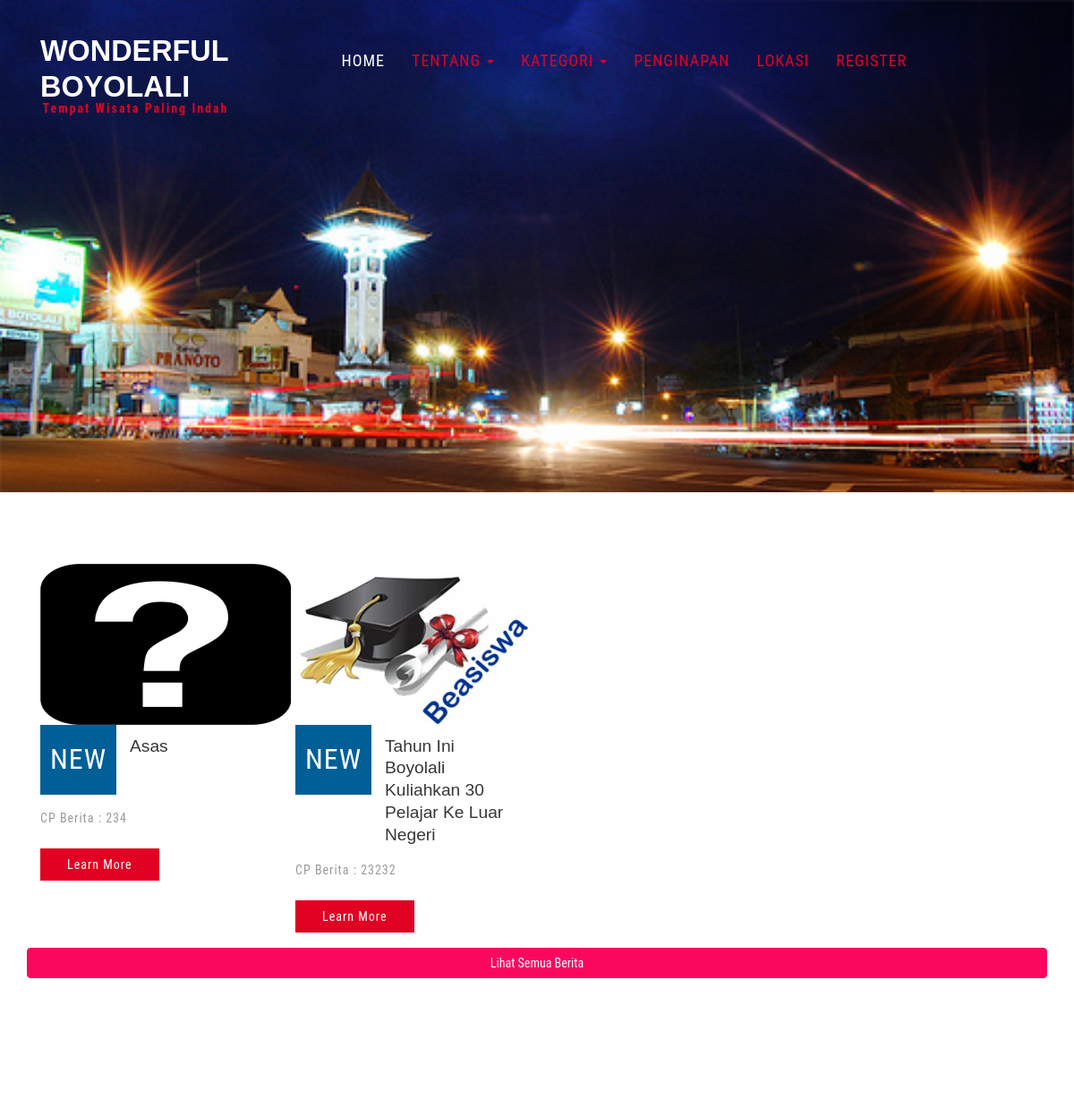
Before: / (upper part) with the older database file.
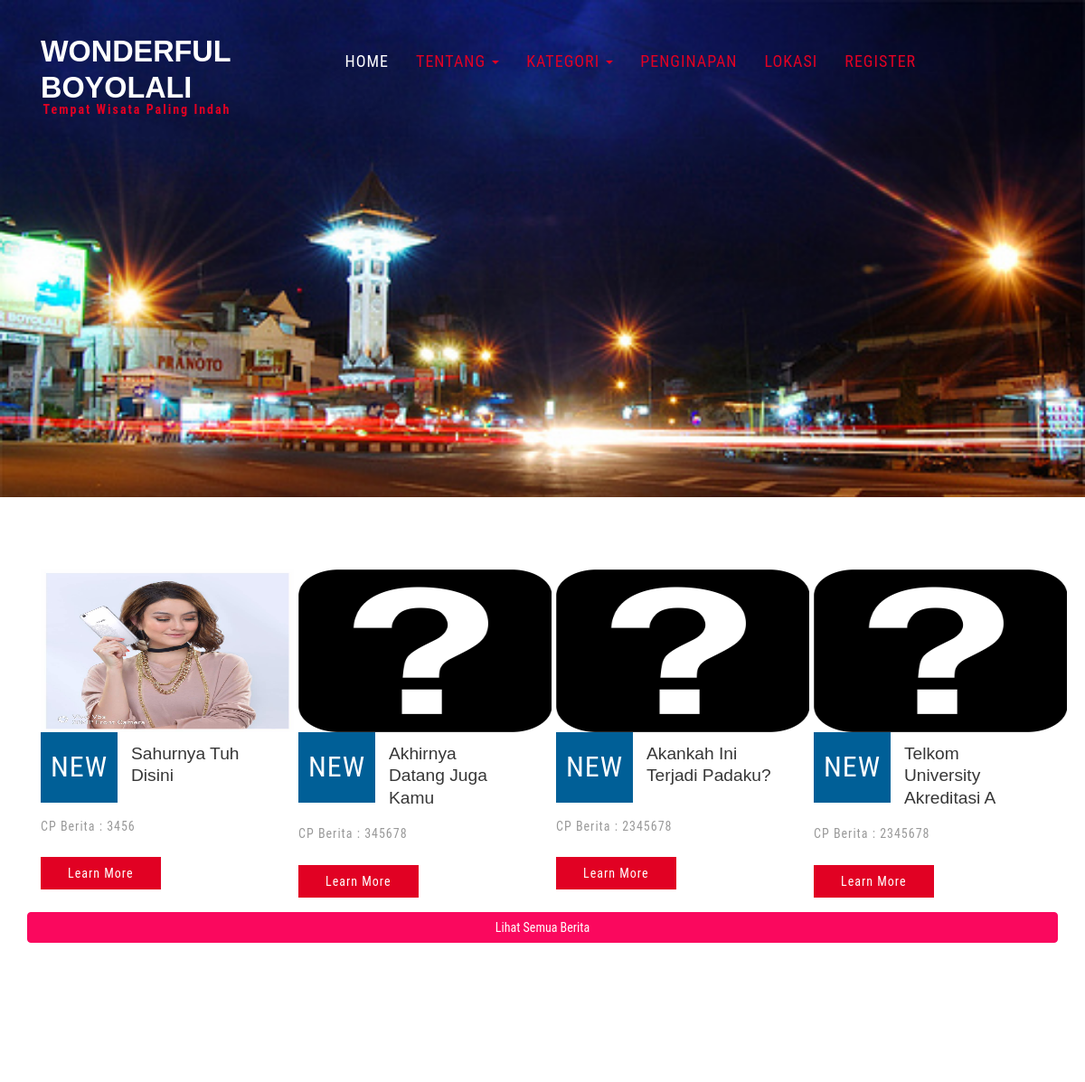
After: the same page with the newer database file.
### tables this page shows
CREATE TABLE `berita_terbaru` (
  `id_berita` int(5) NOT NULL,
  `judul_berita` varchar(100) NOT NULL,
  `tgl_berita` date NOT NULL,
  `ket_berita` text NOT NULL,
  `cp_berita` varchar(15) NOT NULL,
  `id_admin` int(5) NOT NULL
);

### application/controllers/Main.php (called while the page is built, shortened)
<?php
class Main extends CI_Controller {
	public function index()
	{
		$this->load->model('m_dashboard');
        $this->load->view('main/header');
		$data['berita'] = $this->m_dashboard->tampil_berita()->result();
		$data['event'] = $this->m_dashboard->tampil_event()->result();
        $this->load->view('home',$data);
		$this->load->view('main/footer');
	}
}

### index.php (called while the page is built, shortened)
<?php
require_once BASEPATH.'core/CodeIgniter.php';

### application/models/m_dashboard.php (called while the page is built, shortened)
<?php
class m_dashboard extends CI_Model{
    public function tampil_berita(){
        $query = $this->db->query("SELECT * FROM berita_terbaru order by id_berita desc");
            return $query;
    }
}
?>

### application/views/home.php (the view, shortened to what this page needs)
<?php
	$CI =& get_instance();
?>
	<div class="banner-bottom">
		<div class="container">
			<div class="banner-bottom-grids">
				<?php $no=1; foreach($berita as $a){ ?>
				<div class="col-md-3 banner-bottom-grid w3-agileits">
					<?php
						$dapetgambarberita = "";
						$getgambar =$CI->db->query('select gambar from gambar_berita where id_berita="'.$a->id_berita.'"');
						foreach ($getgambar->result() as $row){
						    $dapetgambarberita = $row->gambar;
						}
					?>
					<?php
						if ($dapetgambarberita=="") {
							?>
								<img src="<?php echo base_url()?>assets/images/tanya.png" alt=" " width="280" height="180" />
							<?php
						}else{
							?>
								<img src="<?php echo base_url()?>upload-foto/<?php echo $dapetgambarberita; ?>" alt=" " width="280" height="180" />
							<?php
						}
					?>
					<div class="banner-bottom-grid-info">
						<div class="col-xs-4 banner-bottom-grid-infol">
							<p>NEW</p>
						</div>
						<div class="col-xs-8 banner-bottom-grid-infor">
							<h3><?php echo $a->judul_berita; ?></h3>
						</div>
						<div class="clearfix"> </div>
						<p class="vel">CP Berita : <?php echo $a->cp_berita; ?></p>
							<div class="more">
								<a href="<?php echo base_url()?>index.php/detailberita/<?php echo $a->id_berita; ?>">Learn More</a>
							</div>
					</div>
				</div>
				<?php $no++;
				if ($no>4) {
					break;
				}
			 	} ?>
				<div class="clearfix"> </div>
			</div>
			<a href="<?php echo base_url()?>index.php/allberita" type="button" class="btn btn-block btn-primary">Lihat Semua Berita</a>
		</div>
	</div>
	<div class="testimonials w3l-agileits">
	</div>

Changed rows visible on the page:
removed berita_terbaru: judul_berita "Asas", cp_berita "234"
no longer on this page (row unchanged): berita_terbaru: judul_berita "Tahun Ini Boyolali Kuliahkan 30 Pelajar Ke Luar Negeri", cp_berita "23232"
added berita_terbaru: judul_berita "Sahurnya Tuh Disini", cp_berita "3456"
added berita_terbaru: judul_berita "Akhirnya Datang Juga Kamu", cp_berita "345678"
added berita_terbaru: judul_berita "Akankah Ini Terjadi Padaku?", cp_berita "2345678"
added berita_terbaru: judul_berita "Telkom University Akreditasi A", cp_berita "2345678"
